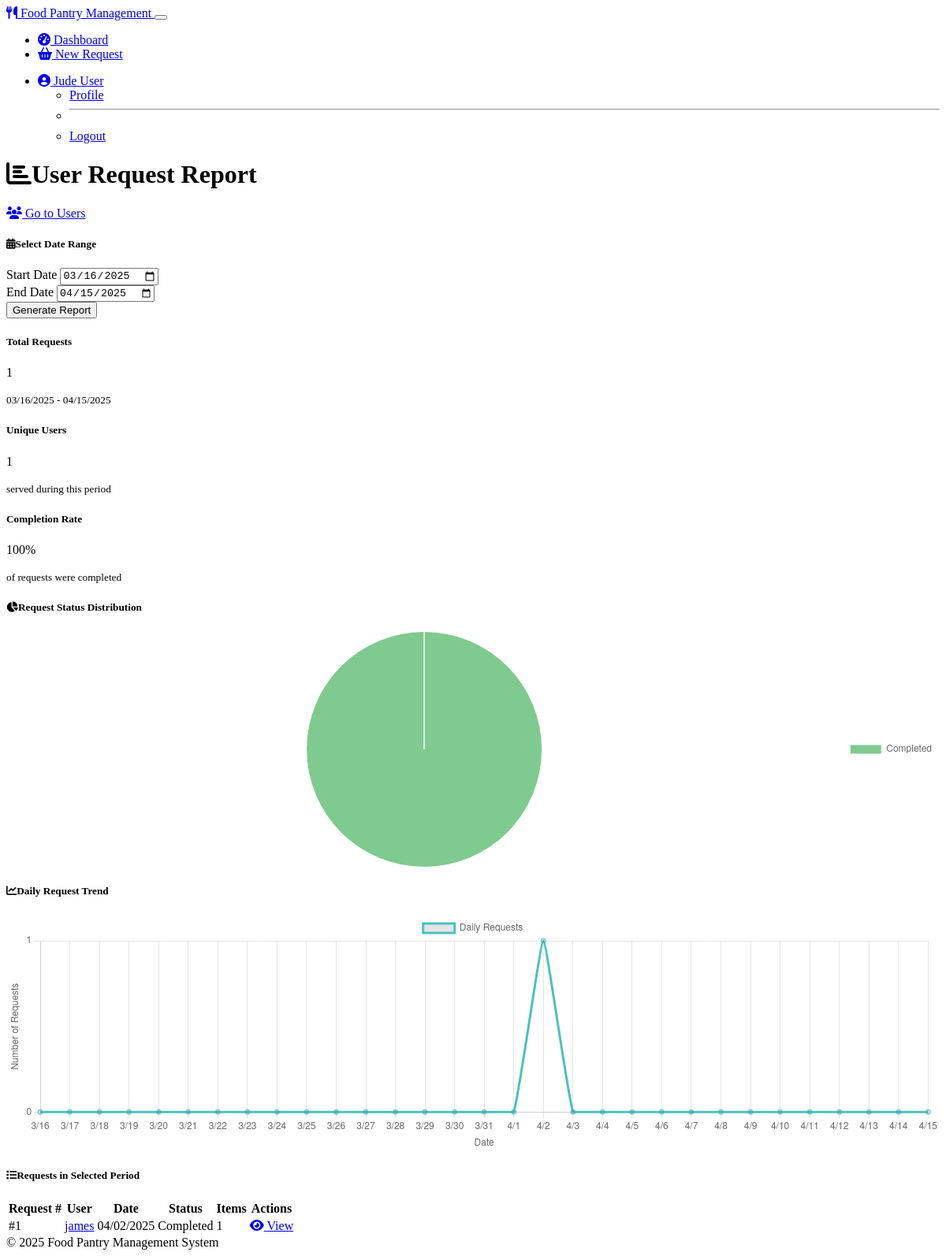
Screenshot of /reports/clients (signed in) with the database file from the repository.
### models.py (models this page shows, shortened)
class User(UserMixin, db.Model):
    __tablename__ = 'user'  # Explicitly set the table name
    id = db.Column(db.Integer, primary_key=True)
    username = db.Column(db.String(64), unique=True, nullable=False)
    email = db.Column(db.String(120), unique=True, nullable=False)
    password_hash = db.Column(db.String(256), nullable=False)
    role = db.Column(db.String(20), nullable=False)
    full_name = db.Column(db.String(100))
    phone = db.Column(db.String(20))
    created_at = db.Column(db.DateTime, default=datetime.utcnow)
    password_reset_required = db.Column(db.Boolean, default=False)
    failed_login_attempts = db.Column(db.Integer, default=0)
    lockout_until = db.Column(db.DateTime, nullable=True)
    otp_secret = db.Column(db.String(32), nullable=True)
    otp_enabled = db.Column(db.Boolean, default=False)
    otp_verified = db.Column(db.Boolean, default=False)
    client_info = db.relationship('Client', backref='user', uselist=False, cascade='all, delete-orphan')
    volunteer_info = db.relationship('Volunteer', backref='user', uselist=False, cascade='all, delete-orphan')
    def is_admin(self):
        return self.role == 'admin'
    def is_staff(self):
        return self.role == 'staff'
    def is_volunteer(self):
        return self.role == 'volunteer'
    def is_client(self):
        return self.role == 'client'

class ClientRequest(db.Model):
    __tablename__ = 'client_request'  # Explicitly set the table name
    id = db.Column(db.Integer, primary_key=True)
    client_id = db.Column(db.Integer, db.ForeignKey('client.id'), nullable=False)
    status = db.Column(db.String(20), default='Pending')
    pickup_date = db.Column(db.Date, nullable=True)
    special_notes = db.Column(db.Text, nullable=True)
    created_at = db.Column(db.DateTime, default=datetime.utcnow)
    updated_at = db.Column(db.DateTime, default=datetime.utcnow, onupdate=datetime.utcnow)
    items = db.relationship('RequestItem', back_populates='request', cascade='all, delete-orphan')

### routes.py (the view)
    @app.route('/reports/clients')
    @login_required
    @role_required('admin', 'staff')
    def report_clients():
        form = DateRangeForm()
        start_date = request.args.get('start_date', (date.today() - timedelta(days=30)).strftime('%Y-%m-%d'))
        end_date = request.args.get('end_date', date.today().strftime('%Y-%m-%d'))
        try:
            start_date = datetime.strptime(start_date, '%Y-%m-%d').date()
            end_date = datetime.strptime(end_date, '%Y-%m-%d').date()
        except ValueError:
            start_date = date.today() - timedelta(days=30)
            end_date = date.today()
        form.start_date.data = start_date
        form.end_date.data = end_date
        requests = ClientRequest.query.filter(
            ClientRequest.created_at >= start_date,
            ClientRequest.created_at <= (end_date + timedelta(days=1))  # Include end date
        ).order_by(ClientRequest.created_at).all()
        status_counts = {}
        for req in requests:
            if req.status not in status_counts:
                status_counts[req.status] = 0
            status_counts[req.status] += 1
        client_ids = set()
        for req in requests:
            client_ids.add(req.client_id)
        return render_template('reports/clients.html',
            form=form,
            requests=requests,
            status_counts=status_counts,
            unique_clients=len(client_ids),
            start_date=start_date,
            end_date=end_date
        )

### forms.py
class DateRangeForm(FlaskForm):
    start_date = DateField('Start Date', validators=[DataRequired()], format='%Y-%m-%d', default=date.today() - timedelta(days=30))
    end_date = DateField('End Date', validators=[DataRequired()], format='%Y-%m-%d', default=date.today())
    submit = SubmitField('Generate Report')

### helpers.py (called while the page is built)
def role_required(*roles):
    def decorator(f):
        @wraps(f)
        def decorated_function(*args, **kwargs):
            if not current_user.is_authenticated:
                flash('Please log in to access this page.', 'warning')
                return redirect(url_for('login'))
            if current_user.role not in roles and 'admin' not in roles:
                flash('You do not have permission to access this page.', 'danger')
                return redirect(url_for('dashboard'))
            return f(*args, **kwargs)
        return decorated_function
    return decorator

### models.py (called while the page is built)
@login_manager.user_loader
def load_user(user_id):
    return User.query.get(int(user_id))

### templates/reports/clients.html (shortened to what this page needs)
{% extends 'base.html' %}
{% block content %}
<div class="container">
    <div class="d-flex justify-content-between align-items-center mb-4">
        <h1><i class="fas fa-chart-bar me-2"></i>User Request Report</h1>
        <a href="{{ url_for('clients_index') }}" class="btn btn-secondary">
            <i class="fas fa-users me-1"></i> Go to Users
        </a>
    </div>
    <div class="card mb-4">
        <div class="card-header bg-primary text-white">
            <h5 class="card-title mb-0"><i class="fas fa-calendar-alt me-2"></i>Select Date Range</h5>
        </div>
        <div class="card-body">
            <form method="GET" action="{{ url_for('report_clients') }}" class="row g-3 date-range-form">
                <div class="col-md-4">
                    <label for="start_date" class="form-label">Start Date</label>
                    {{ form.start_date(class="form-control", type="date", id="start_date") }}
                </div>
                <div class="col-md-4">
                    <label for="end_date" class="form-label">End Date</label>
                    {{ form.end_date(class="form-control", type="date", id="end_date") }}
                </div>
                <div class="col-md-4 d-flex align-items-end">
                    {{ form.submit(class="btn btn-primary w-100") }}
                </div>
            </form>
        </div>
    </div>
    <div class="row mb-4">
        <div class="col-md-4 mb-3">
            <div class="card bg-primary text-white">
                <div class="card-body text-center">
                    <h5 class="card-title">Total Requests</h5>
                    <p class="display-4">{{ requests|length }}</p>
                    <p class="card-text"><small>{{ start_date.strftime('%m/%d/%Y') }} - {{ end_date.strftime('%m/%d/%Y') }}</small></p>
                </div>
            </div>
        </div>
        <div class="col-md-4 mb-3">
            <div class="card bg-success text-white">
                <div class="card-body text-center">
                    <h5 class="card-title">Unique Users</h5>
                    <p class="display-4">{{ unique_clients }}</p>
                    <p class="card-text"><small>served during this period</small></p>
                </div>
            </div>
        </div>
        <div class="col-md-4 mb-3">
            <div class="card bg-info text-white">
                <div class="card-body text-center">
                    <h5 class="card-title">Completion Rate</h5>
                    <p class="display-4">
                        {% if requests %}
                        {{ ((status_counts.get('Completed', 0) / requests|length) * 100)|round|int }}%
                        {% else %}
                        0%
                        {% endif %}
                    </p>
                    <p class="card-text"><small>of requests were completed</small></p>
                </div>
            </div>
        </div>
    </div>
    <div class="row">
        <div class="col-md-6 mb-4">
            <div class="card h-100">
                <div class="card-header bg-primary text-white">
                    <h5 class="card-title mb-0"><i class="fas fa-chart-pie me-2"></i>Request Status Distribution</h5>
                </div>
                <div class="card-body">
                    <div class="chart-container">
                        <canvas id="statusChart"></canvas>
                    </div>
                </div>
            </div>
        </div>
        <div class="col-md-6 mb-4">
            <div class="card h-100">
                <div class="card-header bg-primary text-white">
                    <h5 class="card-title mb-0"><i class="fas fa-chart-line me-2"></i>Daily Request Trend</h5>
                </div>
                <div class="card-body">
                    <div class="chart-container">
                        <canvas id="trendChart"></canvas>
                    </div>
                </div>
            </div>
        </div>
    </div>
    <div class="card">
        <div class="card-header bg-primary text-white">
            <h5 class="card-title mb-0"><i class="fas fa-list me-2"></i>Requests in Selected Period</h5>
        </div>
        <div class="card-body">
            {% if requests %}
            <div class="table-responsive">
                <table class="table table-hover">
                    <thead>
                        <tr>
                            <th>Request #</th>
                            <th>User</th>
                            <th>Date</th>
                            <th>Status</th>
                            <th>Items</th>
                            <th>Actions</th>
                        </tr>
                    </thead>
                    <tbody>
                        {% for request in requests %}
                        <tr>
                            <td>#{{ request.id }}</td>
                            <td>
                                {% if request.client and request.client.user %}
                                <a href="{{ url_for('client_view', client_id=request.client.id) }}">
                                    {{ request.client.user.full_name }}
                                </a>
                                {% else %}
                                Unknown
                                {% endif %}
                            </td>
                            <td>{{ request.created_at.strftime('%m/%d/%Y') }}</td>
                            <td><span class="badge status-{{ request.status }}">{{ request.status }}</span></td>
                            <td>{{ request.items|length }}</td>
                            <td>
                                <a href="{{ url_for('request_view', request_id=request.id) }}" class="btn btn-sm btn-outline-primary">
                                    <i class="fas fa-eye"></i> View
                                </a>
                            </td>
                        </tr>
                        {% endfor %}
                    </tbody>
                </table>
            </div>
            {% else %}
            <div class="alert alert-info">
                <i class="fas fa-info-circle me-2"></i> No requests found in the selected date range.
            </div>
            {% endif %}
        </div>
    </div>
</div>
{% endblock %}
{% block scripts %}
<script>
    document.addEventListener('DOMContentLoaded', function() {
        // Prepare data for status chart
        const statusCounts = {
            {% for status, count in status_counts.items() %}
            '{{ status }}': {{ count }},
            {% endfor %}
        };
        // Create status distribution chart
        createRequestStatusChart('statusChart', statusCounts);
        // Create request trend chart
        const requests = [
            {% for request in requests %}
            {
                id: {{ request.id }},
                created_at: '{{ request.created_at.isoformat() }}'
            },
            {% endfor %}
        ];
        createRequestTrendChart('trendChart', requests,
            new Date('{{ start_date.isoformat() }}'),
            new Date('{{ end_date.isoformat() }}')
        );
    });
</script>
{% endblock %}

### templates/base.html (shortened to what this page needs)
<!DOCTYPE html>
<html lang="en" data-bs-theme="dark">
<head>
    <link rel="stylesheet" href="https://cdn.replit.com/agent/bootstrap-agent-dark-theme.min.css">
    <link rel="stylesheet" href="https://cdnjs.cloudflare.com/ajax/libs/font-awesome/6.4.0/css/all.min.css">
    <link rel="stylesheet" href="{{ url_for('static', filename='css/custom.css') }}">
</head>
<body>
    <nav class="navbar navbar-expand-lg navbar-dark bg-dark">
        <div class="container">
            <a class="navbar-brand" href="{{ url_for('index') }}">
                <i class="fas fa-utensils me-2"></i>
                Food Pantry Management
            </a>
            <button class="navbar-toggler" type="button" data-bs-toggle="collapse" data-bs-target="#navbarNav" aria-controls="navbarNav" aria-expanded="false" aria-label="Toggle navigation">
            </button>
            <div class="collapse navbar-collapse" id="navbarNav">
                <ul class="navbar-nav me-auto">
                    {% if current_user.is_authenticated %}
                    <li class="nav-item">
                        <a class="nav-link" href="{{ url_for('dashboard') }}">
                            <i class="fas fa-tachometer-alt me-1"></i> Dashboard
                        </a>
                    </li>
                    {% if current_user.is_client() %}
                    <li class="nav-item">
                        <a class="nav-link" href="{{ url_for('request_add') }}">
                            <i class="fas fa-shopping-basket me-1"></i> New Request
                        </a>
                    </li>
                    {% endif %}
                    {% endif %}
                </ul>
                <ul class="navbar-nav ms-auto">
                    {% if current_user.is_authenticated %}
                    <li class="nav-item dropdown">
                        <a class="nav-link dropdown-toggle" href="#" id="userDropdown" role="button" data-bs-toggle="dropdown" aria-expanded="false">
                            <i class="fas fa-user-circle me-1"></i> {{ current_user.username }}
                            {% if current_user.is_admin() %}
                            <span class="badge bg-danger">Admin</span>
                            {% elif current_user.is_staff() %}
                            <span class="badge bg-primary">Staff</span>
                            {% elif current_user.is_volunteer() %}
                            <span class="badge bg-success">Volunteer</span>
                            {% elif current_user.is_client() %}
                            <span class="badge bg-info">User</span>
                            {% endif %}
                        </a>
                        <ul class="dropdown-menu dropdown-menu-end" aria-labelledby="userDropdown">
                            <li><a class="dropdown-item" href="{{ url_for('profile') }}">Profile</a></li>
                            <li><hr class="dropdown-divider"></li>
                            <li><a class="dropdown-item" href="{{ url_for('logout') }}">Logout</a></li>
                        </ul>
                    </li>
                    {% endif %}
                </ul>
            </div>
        </div>
    </nav>
    <main class="container mt-4 mb-5">
        {% block content %}{% endblock %}
    </main>
    <footer class="footer mt-auto py-3 bg-dark">
        <div class="container text-center">
            <span class="text-muted">&copy; 2025 Food Pantry Management System</span>
        </div>
    </footer>
    {% block scripts %}{% endblock %}
</body>
</html>

### static/css/custom.css (style rules this page uses)
.status-Completed { background-color: var(--bs-success); }
.chart-container { position: relative; height: 300px; width: 100%; }

### rows the page displays
User: username "Jude"
ClientRequest: id "1", client.user.full_name "james", created_at "04/02/2025", status "Completed", items|length "1"

### other values shown
{{ requests|length }} "1"
{{ start_date.strftime('%m/%d/%Y') }} "03/16/2025"
{{ end_date.strftime('%m/%d/%Y') }} "04/15/2025"
{{ unique_clients }} "1"
chart data {{ status }} Completed
